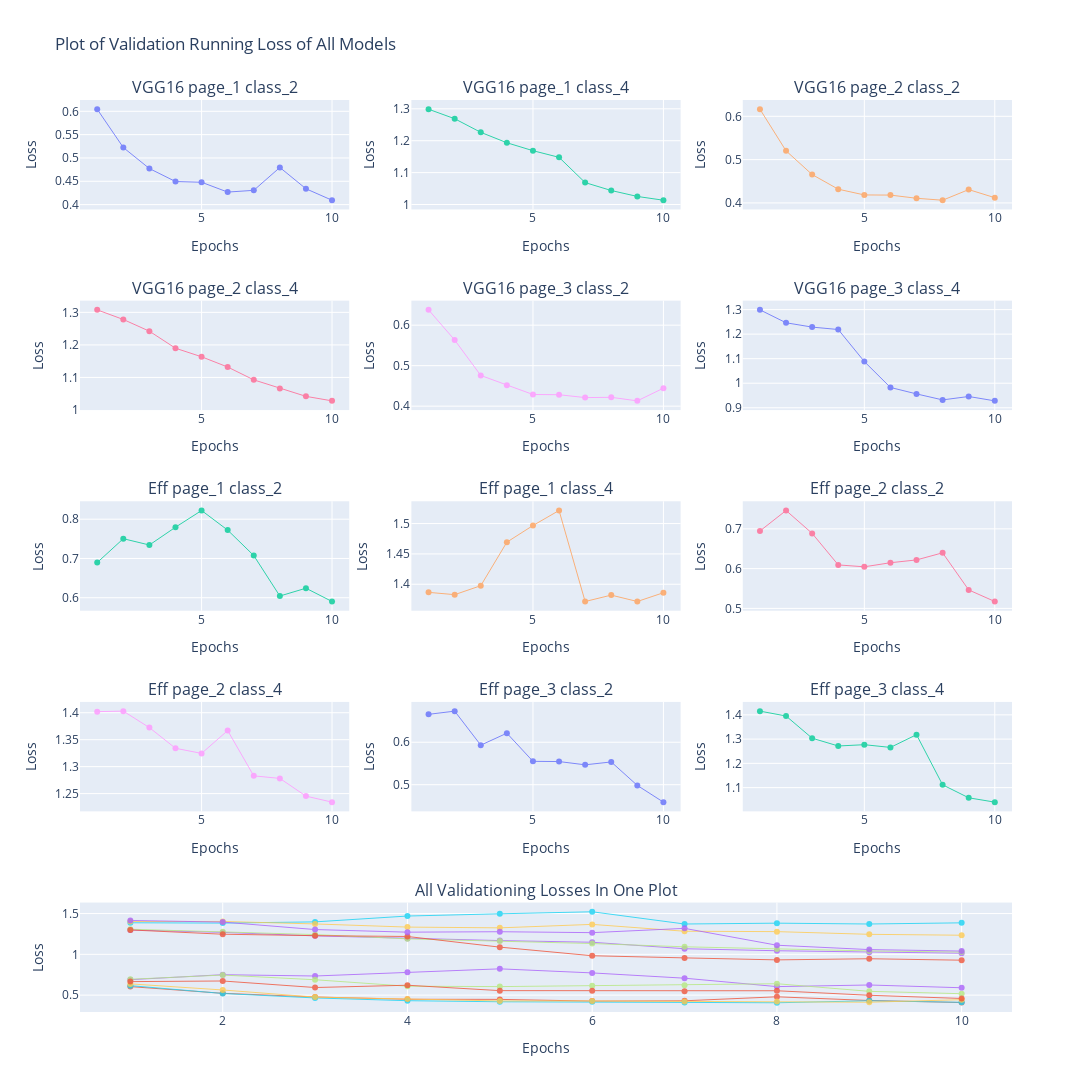

Notebook code for this chart:
### Code cell
plt = reporting_util.make_loss_plots(analytics,training_name='validation')
plt.show()

### Figure 1 — Plotly figure (JSON) as saved in the notebook; plotly's stock layout.template omitted (floating-point values rounded to 4 significant figures)
{"data": [{"line": {"width": 1}, "name": "VGG16 page_1 class_2_validation", "opacity": 0.8, "type": "scatter", "x": [1, 2, 3, 4, 5, 6, 7, 8, 9, 10], "xaxis": "x", "y": [0.6045, 0.5224, 0.4773, 0.4495, 0.4479, 0.4268, 0.4306, 0.4796, 0.434, 0.4094], "yaxis": "y"}, {"line": {"width": 1}, "name": "VGG16 page_1 class_2", "opacity": 0.8, "type": "scatter", "x": [1, 2, 3, 4, 5, 6, 7, 8, 9, 10], "xaxis": "x13", "y": [0.6045, 0.5224, 0.4773, 0.4495, 0.4479, 0.4268, 0.4306, 0.4796, 0.434, 0.4094], "yaxis": "y13"}, {"line": {"width": 1}, "name": "VGG16 page_1 class_4_validation", "opacity": 0.8, "type": "scatter", "x": [1, 2, 3, 4, 5, 6, 7, 8, 9, 10], "xaxis": "x2", "y": [1.299, 1.269, 1.226, 1.194, 1.169, 1.148, 1.069, 1.044, 1.025, 1.013], "yaxis": "y2"}, {"line": {"width": 1}, "name": "VGG16 page_1 class_4", "opacity": 0.8, "type": "scatter", "x": [1, 2, 3, 4, 5, 6, 7, 8, 9, 10], "xaxis": "x13", "y": [1.299, 1.269, 1.226, 1.194, 1.169, 1.148, 1.069, 1.044, 1.025, 1.013], "yaxis": "y13"}, {"line": {"width": 1}, "name": "VGG16 page_2 class_2_validation", "opacity": 0.8, "type": "scatter", "x": [1, 2, 3, 4, 5, 6, 7, 8, 9, 10], "xaxis": "x3", "y": [0.6163, 0.5202, 0.4655, 0.4317, 0.4184, 0.4181, 0.4107, 0.4063, 0.4308, 0.4121], "yaxis": "y3"}, {"line": {"width": 1}, "name": "VGG16 page_2 class_2", "opacity": 0.8, "type": "scatter", "x": [1, 2, 3, 4, 5, 6, 7, 8, 9, 10], "xaxis": "x13", "y": [0.6163, 0.5202, 0.4655, 0.4317, 0.4184, 0.4181, 0.4107, 0.4063, 0.4308, 0.4121], "yaxis": "y13"}, {"line": {"width": 1}, "name": "VGG16 page_2 class_4_validation", "opacity": 0.8, "type": "scatter", "x": [1, 2, 3, 4, 5, 6, 7, 8, 9, 10], "xaxis": "x4", "y": [1.308, 1.278, 1.242, 1.19, 1.164, 1.132, 1.092, 1.066, 1.042, 1.028], "yaxis": "y4"}, {"line": {"width": 1}, "name": "VGG16 page_2 class_4", "opacity": 0.8, "type": "scatter", "x": [1, 2, 3, 4, 5, 6, 7, 8, 9, 10], "xaxis": "x13", "y": [1.308, 1.278, 1.242, 1.19, 1.164, 1.132, 1.092, 1.066, 1.042, 1.028], "yaxis": "y13"}, {"line": {"width": 1}, "name": "VGG16 page_3 class_2_validation", "opacity": 0.8, "type": "scatter", "x": [1, 2, 3, 4, 5, 6, 7, 8, 9, 10], "xaxis": "x5", "y": [0.6378, 0.5633, 0.4758, 0.452, 0.4288, 0.4283, 0.4212, 0.4218, 0.4131, 0.4444], "yaxis": "y5"}, {"line": {"width": 1}, "name": "VGG16 page_3 class_2", "opacity": 0.8, "type": "scatter", "x": [1, 2, 3, 4, 5, 6, 7, 8, 9, 10], "xaxis": "x13", "y": [0.6378, 0.5633, 0.4758, 0.452, 0.4288, 0.4283, 0.4212, 0.4218, 0.4131, 0.4444], "yaxis": "y13"}, {"line": {"width": 1}, "name": "VGG16 page_3 class_4_validation", "opacity": 0.8, "type": "scatter", "x": [1, 2, 3, 4, 5, 6, 7, 8, 9, 10], "xaxis": "x6", "y": [1.299, 1.246, 1.229, 1.219, 1.088, 0.9828, 0.9564, 0.932, 0.9459, 0.9281], "yaxis": "y6"}, {"line": {"width": 1}, "name": "VGG16 page_3 class_4", "opacity": 0.8, "type": "scatter", "x": [1, 2, 3, 4, 5, 6, 7, 8, 9, 10], "xaxis": "x13", "y": [1.299, 1.246, 1.229, 1.219, 1.088, 0.9828, 0.9564, 0.932, 0.9459, 0.9281], "yaxis": "y13"}, {"line": {"width": 1}, "name": "Eff page_1 class_2_validation", "opacity": 0.8, "type": "scatter", "x": [1, 2, 3, 4, 5, 6, 7, 8, 9, 10], "xaxis": "x7", "y": [0.6896, 0.7504, 0.7343, 0.7796, 0.8222, 0.7722, 0.7075, 0.6043, 0.6242, 0.5904], "yaxis": "y7"}, {"line": {"width": 1}, "name": "Eff page_1 class_2", "opacity": 0.8, "type": "scatter", "x": [1, 2, 3, 4, 5, 6, 7, 8, 9, 10], "xaxis": "x13", "y": [0.6896, 0.7504, 0.7343, 0.7796, 0.8222, 0.7722, 0.7075, 0.6043, 0.6242, 0.5904], "yaxis": "y13"}, {"line": {"width": 1}, "name": "Eff page_1 class_4_validation", "opacity": 0.8, "type": "scatter", "x": [1, 2, 3, 4, 5, 6, 7, 8, 9, 10], "xaxis": "x8", "y": [1.387, 1.383, 1.398, 1.469, 1.497, 1.521, 1.372, 1.382, 1.372, 1.386], "yaxis": "y8"}, {"line": {"width": 1}, "name": "Eff page_1 class_4", "opacity": 0.8, "type": "scatter", "x": [1, 2, 3, 4, 5, 6, 7, 8, 9, 10], "xaxis": "x13", "y": [1.387, 1.383, 1.398, 1.469, 1.497, 1.521, 1.372, 1.382, 1.372, 1.386], "yaxis": "y13"}, {"line": {"width": 1}, "name": "Eff page_2 class_2_validation", "opacity": 0.8, "type": "scatter", "x": [1, 2, 3, 4, 5, 6, 7, 8, 9, 10], "xaxis": "x9", "y": [0.6945, 0.7461, 0.6886, 0.6093, 0.6045, 0.6148, 0.6218, 0.6397, 0.5464, 0.5173], "yaxis": "y9"}, {"line": {"width": 1}, "name": "Eff page_2 class_2", "opacity": 0.8, "type": "scatter", "x": [1, 2, 3, 4, 5, 6, 7, 8, 9, 10], "xaxis": "x13", "y": [0.6945, 0.7461, 0.6886, 0.6093, 0.6045, 0.6148, 0.6218, 0.6397, 0.5464, 0.5173], "yaxis": "y13"}, {"line": {"width": 1}, "name": "Eff page_2 class_4_validation", "opacity": 0.8, "type": "scatter", "x": [1, 2, 3, 4, 5, 6, 7, 8, 9, 10], "xaxis": "x10", "y": [1.402, 1.403, 1.372, 1.334, 1.325, 1.367, 1.283, 1.278, 1.245, 1.234], "yaxis": "y10"}, {"line": {"width": 1}, "name": "Eff page_2 class_4", "opacity": 0.8, "type": "scatter", "x": [1, 2, 3, 4, 5, 6, 7, 8, 9, 10], "xaxis": "x13", "y": [1.402, 1.403, 1.372, 1.334, 1.325, 1.367, 1.283, 1.278, 1.245, 1.234], "yaxis": "y13"}, {"line": {"width": 1}, "name": "Eff page_3 class_2_validation", "opacity": 0.8, "type": "scatter", "x": [1, 2, 3, 4, 5, 6, 7, 8, 9, 10], "xaxis": "x11", "y": [0.6657, 0.6732, 0.5931, 0.6213, 0.555, 0.5545, 0.5468, 0.5536, 0.4983, 0.4589], "yaxis": "y11"}, {"line": {"width": 1}, "name": "Eff page_3 class_2", "opacity": 0.8, "type": "scatter", "x": [1, 2, 3, 4, 5, 6, 7, 8, 9, 10], "xaxis": "x13", "y": [0.6657, 0.6732, 0.5931, 0.6213, 0.555, 0.5545, 0.5468, 0.5536, 0.4983, 0.4589], "yaxis": "y13"}, {"line": {"width": 1}, "name": "Eff page_3 class_4_validation", "opacity": 0.8, "type": "scatter", "x": [1, 2, 3, 4, 5, 6, 7, 8, 9, 10], "xaxis": "x12", "y": [1.415, 1.395, 1.304, 1.272, 1.277, 1.266, 1.318, 1.112, 1.058, 1.04], "yaxis": "y12"}, {"line": {"width": 1}, "name": "Eff page_3 class_4", "opacity": 0.8, "type": "scatter", "x": [1, 2, 3, 4, 5, 6, 7, 8, 9, 10], "xaxis": "x13", "y": [1.415, 1.395, 1.304, 1.272, 1.277, 1.266, 1.318, 1.112, 1.058, 1.04], "yaxis": "y13"}], "layout": {"annotations": [{"font": {"size": 16}, "showarrow": false, "text": "VGG16 page_1 class_2", "x": 0.1444, "xanchor": "center", "xref": "paper", "y": 1, "yanchor": "bottom", "yref": "paper"}, {"font": {"size": 16}, "showarrow": false, "text": "VGG16 page_1 class_4", "x": 0.5, "xanchor": "center", "xref": "paper", "y": 1, "yanchor": "bottom", "yref": "paper"}, {"font": {"size": 16}, "showarrow": false, "text": "VGG16 page_2 class_2", "x": 0.8556, "xanchor": "center", "xref": "paper", "y": 1, "yanchor": "bottom", "yref": "paper"}, {"font": {"size": 16}, "showarrow": false, "text": "VGG16 page_2 class_4", "x": 0.1444, "xanchor": "center", "xref": "paper", "y": 0.78, "yanchor": "bottom", "yref": "paper"}, {"font": {"size": 16}, "showarrow": false, "text": "VGG16 page_3 class_2", "x": 0.5, "xanchor": "center", "xref": "paper", "y": 0.78, "yanchor": "bottom", "yref": "paper"}, {"font": {"size": 16}, "showarrow": false, "text": "VGG16 page_3 class_4", "x": 0.8556, "xanchor": "center", "xref": "paper", "y": 0.78, "yanchor": "bottom", "yref": "paper"}, {"font": {"size": 16}, "showarrow": false, "text": "Eff page_1 class_2", "x": 0.1444, "xanchor": "center", "xref": "paper", "y": 0.56, "yanchor": "bottom", "yref": "paper"}, {"font": {"size": 16}, "showarrow": false, "text": "Eff page_1 class_4", "x": 0.5, "xanchor": "center", "xref": "paper", "y": 0.56, "yanchor": "bottom", "yref": "paper"}, {"font": {"size": 16}, "showarrow": false, "text": "Eff page_2 class_2", "x": 0.8556, "xanchor": "center", "xref": "paper", "y": 0.56, "yanchor": "bottom", "yref": "paper"}, {"font": {"size": 16}, "showarrow": false, "text": "Eff page_2 class_4", "x": 0.1444, "xanchor": "center", "xref": "paper", "y": 0.34, "yanchor": "bottom", "yref": "paper"}, {"font": {"size": 16}, "showarrow": false, "text": "Eff page_3 class_2", "x": 0.5, "xanchor": "center", "xref": "paper", "y": 0.34, "yanchor": "bottom", "yref": "paper"}, {"font": {"size": 16}, "showarrow": false, "text": "Eff page_3 class_4", "x": 0.8556, "xanchor": "center", "xref": "paper", "y": 0.34, "yanchor": "bottom", "yref": "paper"}, {"font": {"size": 16}, "showarrow": false, "text": "All Validationing Losses In One Plot", "x": 0.5, "xanchor": "center", "xref": "paper", "y": 0.12, "yanchor": "bottom", "yref": "paper"}], "height": 2000, "showlegend": false, "title": {"text": "Plot of Validation Running Loss of All Models"}, "width": 2000, "xaxis": {"anchor": "y", "domain": [0, 0.2889], "title": {"text": "Epochs"}}, "xaxis10": {"anchor": "y10", "domain": [0, 0.2889], "title": {"text": "Epochs"}}, "xaxis11": {"anchor": "y11", "domain": [0.3556, 0.6444], "title": {"text": "Epochs"}}, "xaxis12": {"anchor": "y12", "domain": [0.7111, 1], "title": {"text": "Epochs"}}, "xaxis13": {"anchor": "y13", "domain": [0, 1], "title": {"text": "Epochs"}}, "xaxis2": {"anchor": "y2", "domain": [0.3556, 0.6444], "title": {"text": "Epochs"}}, "xaxis3": {"anchor": "y3", "domain": [0.7111, 1], "title": {"text": "Epochs"}}, "xaxis4": {"anchor": "y4", "domain": [0, 0.2889], "title": {"text": "Epochs"}}, "xaxis5": {"anchor": "y5", "domain": [0.3556, 0.6444], "title": {"text": "Epochs"}}, "xaxis6": {"anchor": "y6", "domain": [0.7111, 1], "title": {"text": "Epochs"}}, "xaxis7": {"anchor": "y7", "domain": [0, 0.2889], "title": {"text": "Epochs"}}, "xaxis8": {"anchor": "y8", "domain": [0.3556, 0.6444], "title": {"text": "Epochs"}}, "xaxis9": {"anchor": "y9", "domain": [0.7111, 1], "title": {"text": "Epochs"}}, "yaxis": {"anchor": "x", "domain": [0.88, 1], "title": {"text": "Loss"}}, "yaxis10": {"anchor": "x10", "domain": [0.22, 0.34], "title": {"text": "Loss"}}, "yaxis11": {"anchor": "x11", "domain": [0.22, 0.34], "title": {"text": "Loss"}}, "yaxis12": {"anchor": "x12", "domain": [0.22, 0.34], "title": {"text": "Loss"}}, "yaxis13": {"anchor": "x13", "domain": [0, 0.12], "title": {"text": "Loss"}}, "yaxis2": {"anchor": "x2", "domain": [0.88, 1], "title": {"text": "Loss"}}, "yaxis3": {"anchor": "x3", "domain": [0.88, 1], "title": {"text": "Loss"}}, "yaxis4": {"anchor": "x4", "domain": [0.66, 0.78], "title": {"text": "Loss"}}, "yaxis5": {"anchor": "x5", "domain": [0.66, 0.78], "title": {"text": "Loss"}}, "yaxis6": {"anchor": "x6", "domain": [0.66, 0.78], "title": {"text": "Loss"}}, "yaxis7": {"anchor": "x7", "domain": [0.44, 0.56], "title": {"text": "Loss"}}, "yaxis8": {"anchor": "x8", "domain": [0.44, 0.56], "title": {"text": "Loss"}}, "yaxis9": {"anchor": "x9", "domain": [0.44, 0.56], "title": {"text": "Loss"}}}}
